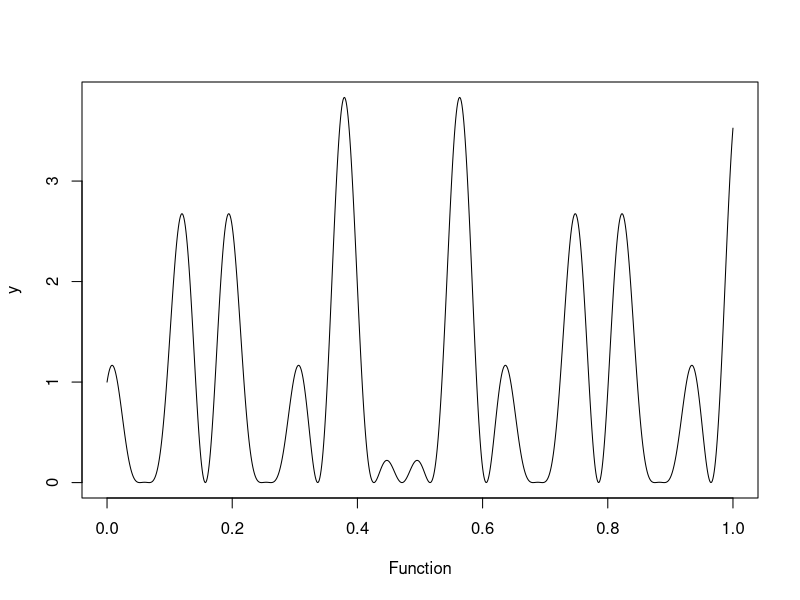
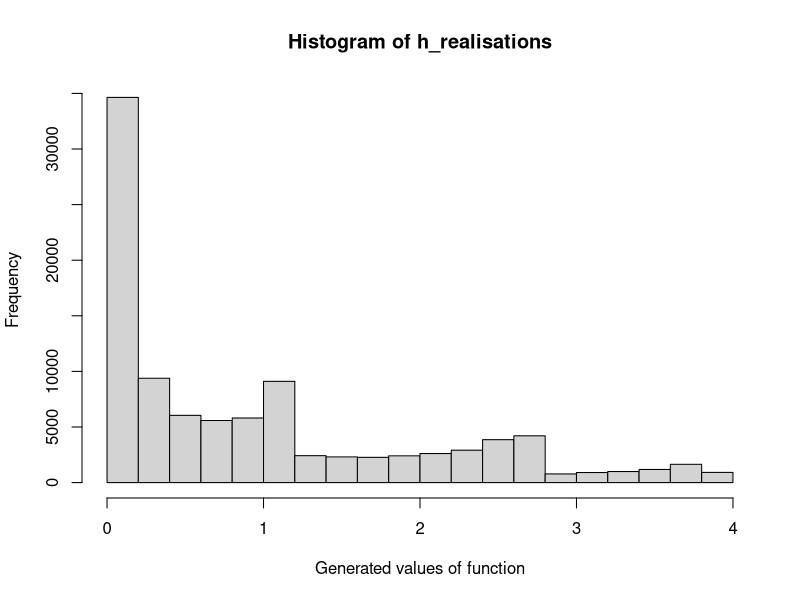
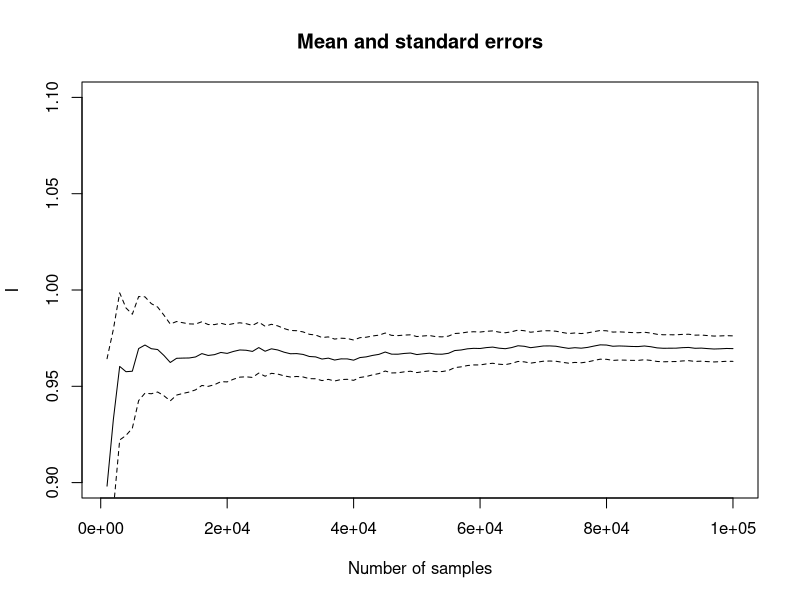
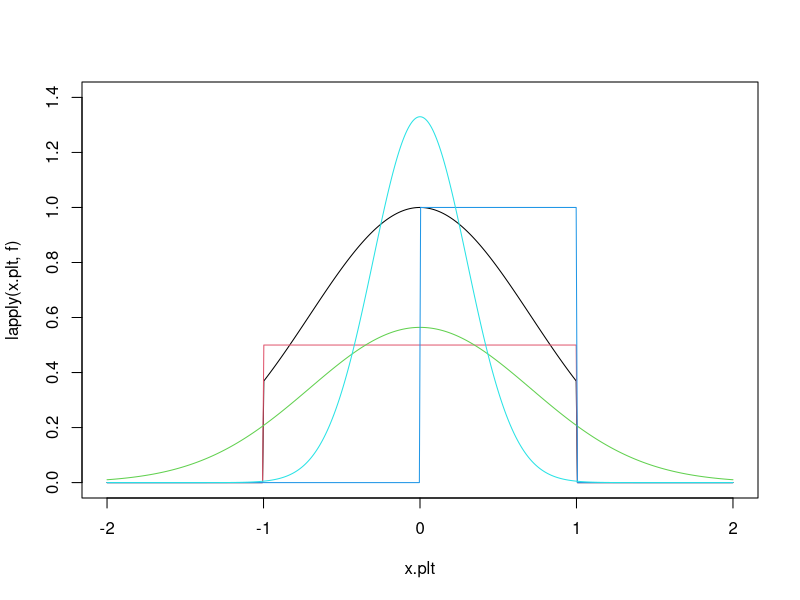
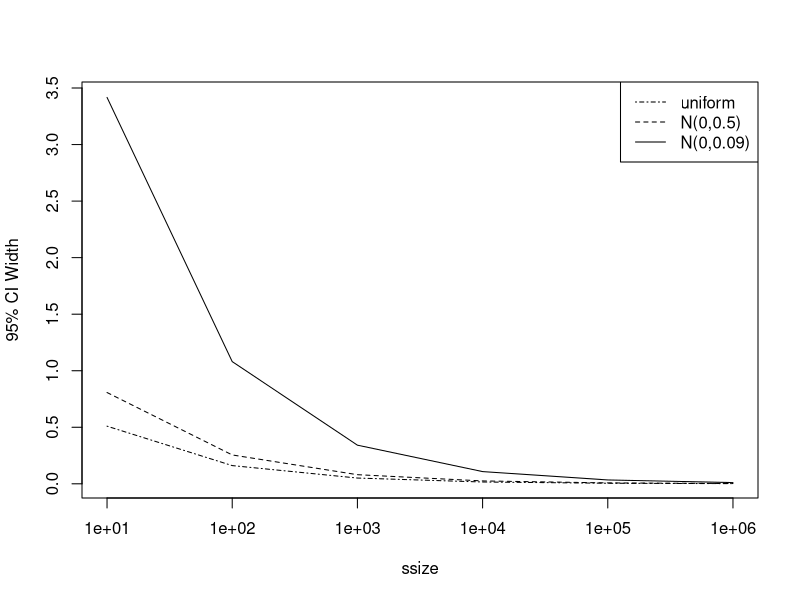

The R script that drew these images, in order:

#################################################################################
################### MC Example
#################################################################################

h<-function(x){
  (cos(50*x)+sin(20*x))^2
}


## Plot the function
x<-seq(0,1, 0.001)
y<-h(x)
plot(x,y, type="l", xlab="Function")


## Do the integral using Monte Carlo
N<-100000
X<-runif(n=N)
h_realisations <- h(X)
hist(h_realisations, xlab="Generated values of function")

I<-c()
se<-c()
i<-1
for(n in seq(1000,N, 1000)){
  
  I[i]<-mean(h_realisations[1:n])
  se[i]<-1/sqrt(n)*sd(h_realisations)
  i<-i+1
}

plot(seq(1000,N,1000), I, type="l", ylim=c(0.9, 1.10), xlab="Number of samples",
     main="Mean and standard errors")
lines(seq(1000,N,1000), I-2*se, type="l", lty=2)
lines(seq(1000,N,1000), I+2*se, type="l", lty=2)

########################################################################
########################################################################


f <- function(x) {if(x>-1&&x< 1) return(exp(-x^2))
  else return(0)}


# first lets use simpsons rule to estimate the integral
simpson<-function(n){
  x<-seq(from=-1,to=1,length=n)
  d<-x[2]-x[1]
  w<-c(1,4,rep(c(2,4),(n-3)/2),4,1)
  sum(w*sapply(x,f))*d/3 
}

simpson(100)

# now lets use g() = U[-1,1]

x<-runif(n,-1,1)
h<-2*exp(-x^2)
mean(h)

x.plt <- seq(-2,2,len=500)
plot(x.plt, lapply(x.plt, f), type='l', ylim=c(0,1.4), xlim=c(-2,2))
lines(x.plt, dunif(x.plt,-1,1), col=2)

#### 
# now lets use g = N(0,1/2)

x<-rnorm(n,0,0.5^0.5)
h<-pi^0.5*((x>=-1)&(x<=1))
mean(h) 
lines(x.plt, dnorm(x.plt, 0,sd=sqrt(1/2)), col=3)


# no try g(x) = U[0,1]
x<-runif(n,0,1)
h<-exp(-x^2)
mean(h)
lines(x.plt, dunif(x.plt, 0,1), col=4)

# finally try g(x) = N(0,0.09)
x<-rnorm(n,0,0.09^0.5)
h<-(pi*0.18)^0.5*((x>=-1)&(x<=1))*exp(4.56*x^2)
mean(h) 

lines(x.plt, dnorm(x.plt,0,0.09^0.5), col=5)


comparevariances<-function(n){
  x1<-runif(n,-1,1)
  h1<-2*exp(-x1^2)
  v1<-var(h1)
  
  x2<-rnorm(n,0,0.5^0.5)
  h2<-pi^0.5*((x2>=-1)&(x2<=1))
  v2<-var(h2)
  
  x3<-rnorm(n,0,0.09^0.5)
  h3<-(pi*0.18)^0.5*((x3>=-1)&(x3<=1))*exp(4.56*x3^2)
  v3<-var(h3)
  
  print(c(v1,v2,v3))
  
  ssize<-c(10,100,1000,10000,100000,1000000)
  par(mfrow=c(1,1))
  plot(ssize,4*(v3/ssize)^0.5,log="x",type="l",ylab="95% CI Width")
  lines(ssize,4*(v2/ssize)^0.5,lty=2)
  lines(ssize,4*(v1/ssize)^0.5,lty=4)
  legend("topright",c("uniform", "N(0,0.5)","N(0,0.09)"),lty=c(4,2,1))
  
  
} 


comparevariances(10000)
